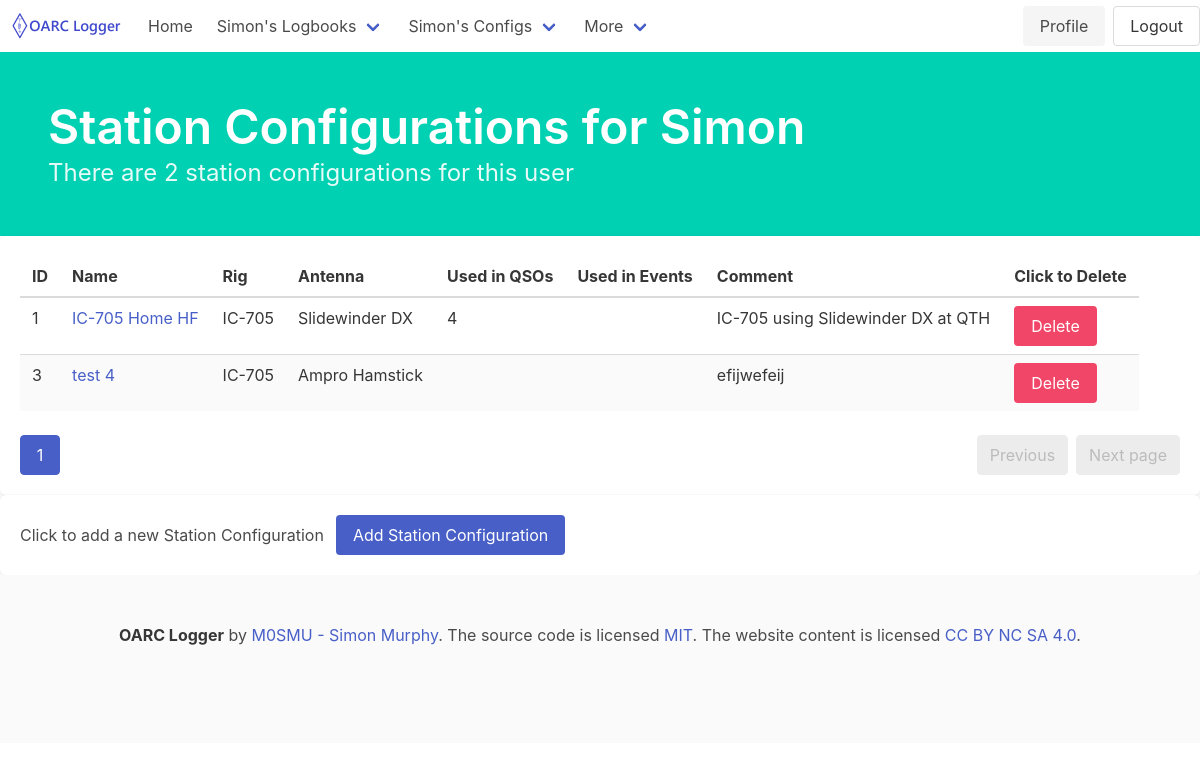
Page /configs/Simon (signed in) on the committed database.
### logger/models.py (models this page shows)
class User(UserMixin, db.Model):
    id = db.Column(db.Integer, primary_key=True) # primary keys are required by SQLAlchemy
    name = db.Column(db.String(1000), unique=True)
    email = db.Column(db.String(100), unique=True)
    password = db.Column(db.String(100))
    created_on = db.Column(db.DateTime())
    last_login = db.Column(db.DateTime())
    callsigns = db.relationship('Callsign', backref='user', lazy=True)
    events = db.relationship('Event', backref='owner', lazy=True)
    rigs = db.relationship('Rig', backref='owner', lazy=True)
    configurations = db.relationship('Configuration', backref='owner', lazy=True)
    antennas = db.relationship('Antenna', backref='owner', lazy=True)

class Configuration(db.Model):
    id = db.Column(db.Integer, primary_key=True) # primary keys are required by SQLAlchemy
    name = db.Column(db.String(1000), unique=True)
    comment = db.Column(db.String(255))
    antenna_id = db.Column(db.Integer, db.ForeignKey('antenna.id'), nullable=True)
    rig_id = db.Column(db.Integer, db.ForeignKey('rig.id'), nullable=True)
    user_id = db.Column(db.Integer, db.ForeignKey('user.id'), nullable=True)
    qsos = db.relationship('QSO', backref='configuration', lazy=True)

class Rig(db.Model):
    id = db.Column(db.Integer, primary_key=True) # primary keys are required by SQLAlchemy
    name = db.Column(db.String(1000), unique=True)
    manufacturer = db.Column(db.String(255))
    comment = db.Column(db.String(255))
    configurations = db.relationship('Configuration', backref='rig', lazy=True)
    bands = db.relationship('Band', secondary=rig_band, backref='rigs')
    user_id = db.Column(db.Integer, db.ForeignKey('user.id'), nullable=True)

class Antenna(db.Model):
    id = db.Column(db.Integer, primary_key=True) # primary keys are required by SQLAlchemy
    name = db.Column(db.String(1000), unique=True)
    manufacturer = db.Column(db.String(255))
    comment = db.Column(db.String(255))
    configurations = db.relationship('Configuration', backref='antenna', lazy=True)
    user_id = db.Column(db.Integer, db.ForeignKey('user.id'), nullable=True)

### logger/configurations/views.py (the view)
@configurations.route("/<username>")
@login_required
def configlist(username):
    if username == current_user.name:
        page = request.args.get('page', 1, type=int)
        configpage = Configuration.query.filter_by(user_id=current_user.get_id()).paginate(page=page, per_page=ROWS_PER_PAGE)
        allconfigs = Configuration.query.filter_by(user_id=current_user.get_id()).all()
        return render_template('configlist.html', configpage=configpage, allconfigs=allconfigs, username=username)
    else:
        abort(403)

### logger/templates/configlist.html
{% extends 'base.html' %}
{% block hero %}is-primary{% endblock %}
{% block content %}
            <div class="bd-hero-heading">
                <h1 class="title is-size-1">
                    {% block title %} Station Configurations for {{ username }} {% endblock %}
                </h1>
                <div class="subtitle is-4 algolia-lvl1">
                    <p>{% if allconfigs|length == 1 %} There is 1 station configuration for this user.{% else %}There are {{ allconfigs| length }} station configurations for this user{% endif %}</p>
                </div>
            </div>
        </div>
    </section>
    <section>
        <div class="box">
            <table class="table is-striped is-hoverable">
                <thead>
                    <tr>
                        <th>ID</th>
                        <th>Name</th>
                        <th>Rig</th>
                        <th>Antenna</th>
                        <th>Used in QSOs</th>
                        <th>Used in Events</th>
                        <th>Comment</th>
                        <th>Click to Delete</th>
                    </tr>
                </thead>
                <tbody>
                    {% for config in configpage.items %}
                    <tr>
                        <td>{{ config.id }}</td>
                        <td><a href="{{ url_for ('configurations.configview', id=config.user_id) }}" title="{{ config.name }}">{{ config.name }}</a></td>
                        <td>{{ config.rig.name }}</td>
                        <td>{{ config.antenna.name }}</td>
                        <td>{% if config.qsos %}{{ config.qsos|length }}{% endif %}</td>
                        <td>{% if config.events %}{{ config.events|length }}{% endif %}</td>
                        <td>{{ config.comment }}</td>
                        <td><a class="button is-danger" href="{{ url_for ('configurations.configdelete', id=config.id) }}" onclick="return confirm('Are you sure you want to delete this entry?')">Delete</a></td>
                    </tr>
                    {% else %}
                    No Station Configurations yet
                    {% endfor %}
                </tbody>
            </table>
            <nav class="pagination" role="navigation" aria-label="pagination">
                <a class="pagination-previous" {% if configpage.has_prev %}href="{{ url_for('configurations.configlist', username=current_user.name, page=configlist.prev_num) }}"{% else %}disabled {% endif %} title="This is the first page">Previous</a>
                <a class="pagination-next" {% if configpage.has_next %}href="{{ url_for('configurations.configlist', username=current_user.name, page=configlist.next_num) }}"{% else %}disabled {% endif %}>Next page</a>
                <ul class="pagination-list">
                    {% for page_num in configpage.iter_pages() %}
                        {% if page_num %}
                            {% if page_num != configpage.page %}
                            <li>
                                <a class="pagination-link" href="{{ url_for('configurations.configlist', username=current_user.name, page=page_num) }}" aria-label="Goto page {{ page_num }}">{{ page_num }}</a>
                            </li>
                            {% else %}
                            <li>
                                <a class="pagination-link is-current" href="{{ url_for('configurations.configlist', username=current_user.name, page=page_num) }}" aria-label="Page {{ page_num }}" aria-current="page">{{ page_num }}</a>
                            </li>
                            {% endif %}
                        {% else %}
                            <li>
                                <span class="pagination-ellipsis">&hellip;</span>
                            </li>
                        {% endif %}
                    {% endfor %}
                </ul>
            </nav>
        </div>
    </section>
    <section>
        <div class="box">
            <div class="level">
                <div class="level-left">
                    <p class="level-item">Click to add a new Station Configuration</p>
                    <a class="button is-link level-item" href="{{ url_for('configurations.configcreate') }}">Add Station Configuration</a>
                </div>
            </div>
        </div>
    </section>
{% endblock %}

### logger/templates/base.html (shortened to what this page needs)
<!DOCTYPE html>
<html>
<head>
    <link rel="stylesheet" href="https://cdn.jsdelivr.net/npm/bulma@0.9.4/css/bulma.min.css" />
    <link rel="stylesheet" href="https://cdn.jsdelivr.net/npm/@mdi/font@6.5.95/css/materialdesignicons.min.css" />
</head>
<body>
    <nav class="navbar" role="navigation" aria-label="main navigation">
        <div class="navbar-brand">
            <a class="navbar-item" href="https://oarc.uk">
                <img src="{{ url_for('static', filename='OARCLogger.png') }}" width="112" height="28">
            </a>
        </div>
        <div id="navMenu" class="navbar-menu">
            <div class="navbar-start">
                <a href="{{ url_for('users.index') }}" class="navbar-item">
                    Home
                </a>
                {% if current_user.is_authenticated %}
                <div class="navbar-item has-dropdown is-hoverable">
                    <a class="navbar-link" href="{{ url_for('users.profile', user=current_user.name) }}">
                    {{ current_user.name }}'s Logbooks
                    </a>
                </div>
                {% endif %}
                {% if current_user.is_authenticated %}
                <div class="navbar-item has-dropdown is-hoverable">
                    <a class="navbar-link" href="{{ url_for('configurations.configlist', username=current_user.name) }}">
                    {{ current_user.name }}'s Configs
                    </a>
                </div>
                {% endif %}
                <div class="navbar-item has-dropdown is-hoverable">
                    <a class="navbar-link">
                    More
                    </a>
                </div>
            </div>
        </div>
        <div class="navbar-end" id="navMenu">
            <div class="buttons">
                {% if current_user.is_authenticated %}
                <a href="{{ url_for('users.profile', user=current_user.name) }}" class="button is-light">
                    Profile
                </a>
                {% endif %}
                {% if current_user.is_authenticated %}
                <a href="{{ url_for('users.logout') }}" class="button">
                    Logout
                </a>
            {% endif %}
        </div>
    </nav>
    <section class="hero {% block hero %}is-light{% endblock %}">
        <div class="hero-body">
            {% block content %}
            {% endblock %}
</body>
<footer class="footer">
    <div class="content has-text-centered">
      <p>
        <strong>OARC Logger</strong> by <a href="https://qrz.com/db/M0SMU">M0SMU - Simon Murphy</a>. The source code is licensed
        <a href="http://opensource.org/licenses/mit-license.php">MIT</a>. The website content
        is licensed <a href="http://creativecommons.org/licenses/by-nc-sa/4.0/">CC BY NC SA 4.0</a>.
      </p>
    </div>
  </footer>
</html>

### rows in the picture
User: name "Simon"
Configuration: id "1", name "IC-705 Home HF", rig.name "IC-705", antenna.name "Slidewinder DX", qsos|length "4", comment "IC-705 using Slidewinder DX at QTH"
Configuration: id "3", name "test 4", rig.name "IC-705", antenna.name "Ampro Hamstick", comment "efijwefeij"

### other values in the picture
{{ allconfigs| length }} "2"
{{ page_num }} "1"
